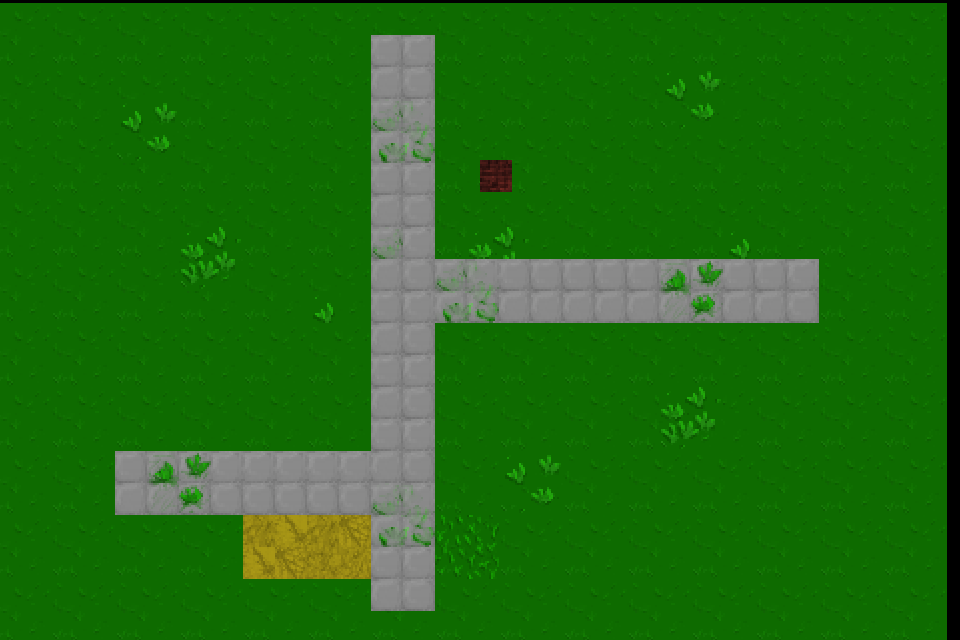

Rendered tile map (Tiled .tmx) drawn with the repository's tilesets; below, a short description and the map source with its tile grids summarised:
An orthogonal 30x20 tile map with 32x32 px tiles, 5 tile layers (start, block, rasen, weg, ...), 2 tilesets and 1 object.

<map version="1.9" tiledversion="1.9.0" orientation="orthogonal" renderorder="right-down" width="30" height="20" tilewidth="32" tileheight="32" infinite="0" nextlayerid="12" nextobjectid="8">
 <editorsettings>
  <export target="demo.json" format="json" />
 </editorsettings>
 <tileset firstgid="1" name="helpers" tilewidth="32" tileheight="32" tilecount="100" columns="10">
  <image source="tilesets/helpers.png" width="320" height="320" />
  <tile id="1">
   <properties>
    <property name="collides" type="bool" value="true" />
   </properties>
  </tile>
 </tileset>
 <tileset firstgid="101" name="floortileset" tilewidth="32" tileheight="32" tilecount="256" columns="16">
  <image source="tilesets/floortileset.png" width="512" height="512" />
 </tileset>
 <layer id="1" name="start" width="30" height="20">
  <data>[600 cells, 4 non-empty, 1 distinct tile ids]</data>
 </layer>
 <layer id="7" name="block" width="30" height="20">
  <data>[600 cells, 8 non-empty, 1 distinct tile ids]</data>
 </layer>
 <group id="5" name="floor" offsetx="-13.3333" offsety="3.33333">
  <layer id="4" name="rasen" width="30" height="20">
   <data>[600 cells, 600 non-empty, 21 distinct tile ids]</data>
  </layer>
  <layer id="6" name="weg" width="30" height="20">
   <data>[600 cells, 76 non-empty, 12 distinct tile ids]</data>
  </layer>
 </group>
 <group id="9" name="embedding">
  <layer id="8" name="website" width="30" height="20">
   <properties>
    <property name="openWebsite" value="http://www.festivalfuerfreunde.de/" />
   </properties>
   <data>[600 cells, 1 non-empty, 1 distinct tile ids]</data>
  </layer>
  <objectgroup id="11" name="test">
   <properties>
    <property name="url" value="https://blog.fefe.de/" />
   </properties>
   <object id="7" x="605.333" y="70" width="122" height="101.333" />
  </objectgroup>
 </group>
 <objectgroup id="2" name="floorLayer" />
</map>
